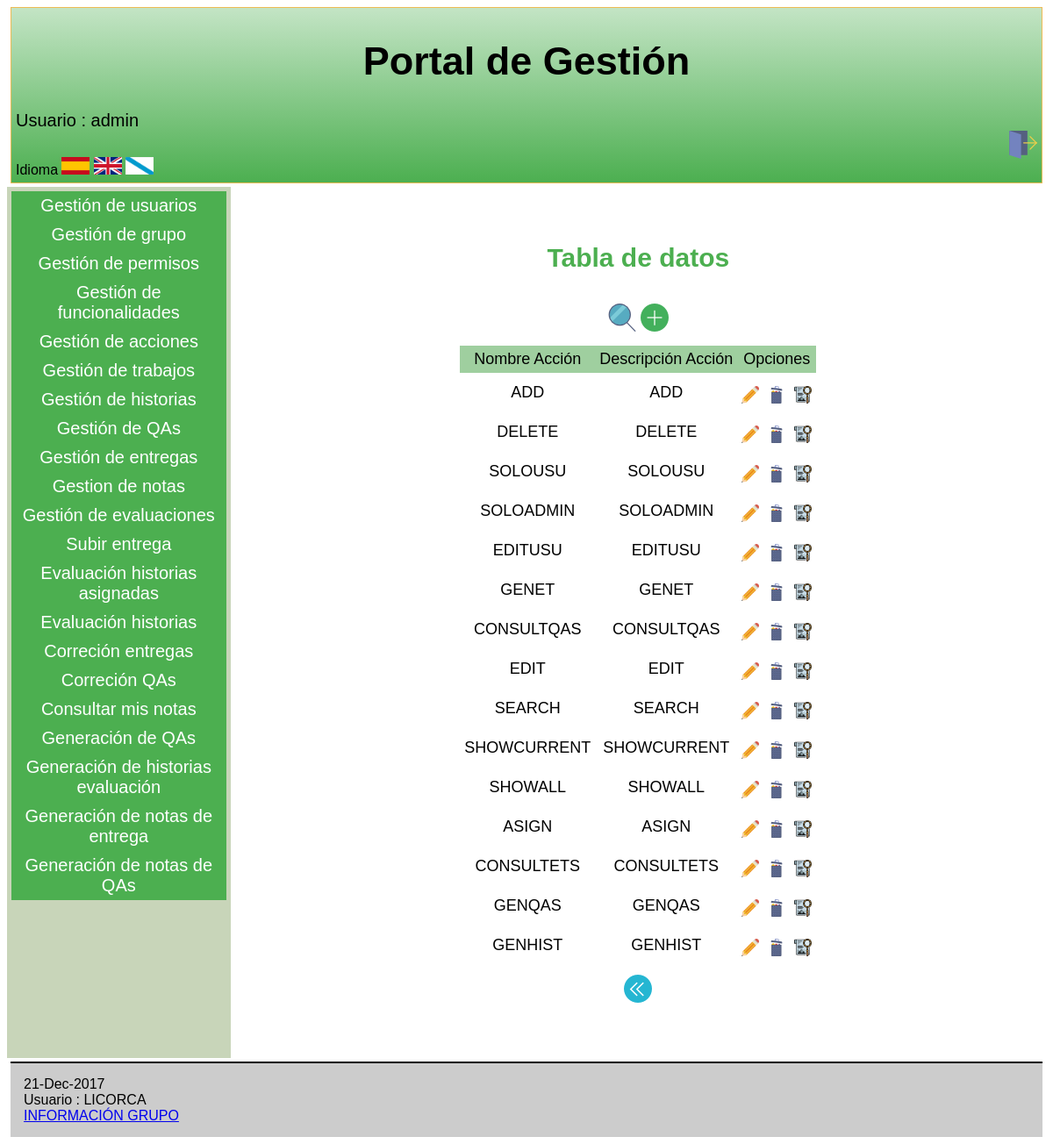
The page /Controllers/ACCION_CONTROLLER.php (signed in) on the database its author committed.
### tables this page shows
CREATE TABLE `ACCION` (
  `IdAccion` varchar(6) NOT NULL,
  `NombreAccion` varchar(60) NOT NULL,
  `DescripAccion` varchar(100) NOT NULL
);

### Controllers/ACCION_CONTROLLER.php (called while the page is built, shortened)
<?php
include '../Models/ACCION_MODEL.php';
include '../Views/ACCION/ACCION_SHOWALL_View.php';
switch ( $_REQUEST[ 'action' ] ) {
	default:
		$USUARIO = new USU_GRUPO(  $_SESSION[ 'login' ], '', '', '', '', '', '', '','');
		$ADMIN = $USUARIO->comprobarAdmin();
			if($ADMIN == true){
				if ( !$_POST ) {
			$ACCION = new ACCION( '', '', '');
		} else {
			$ACCION = get_data_form();
		}
		$datos = $ACCION->SEARCH();
		$lista = array('NombreAccion','DescripAccion');
		$PERMISO = $USUARIO->comprobarPermisos();
		new ACCION_SHOWALL( $lista, $datos,$PERMISO,true);
			}
}
?>

### Models/ACCION_MODEL.php (called while the page is built, shortened)
<?php
class ACCION{
    var $IdAccion;
    var $NombreAccion;
    var $DescripAccion;
    function __construct($IdAccion,$NombreAccion,$DescripAccion){
        $this->IdAccion=$IdAccion;
        $this->NombreAccion=$NombreAccion;
        $this->DescripAccion=$DescripAccion;
		      include_once '../Functions/BdAdmin.php';
		      $this->mysqli = ConectarBD();
    }
	function SEARCH() {
		$sql = "select IdAccion,
                        NombreAccion,
                        DescripAccion
       			from ACCION
    			where
    				(
					(BINARY IdAccion LIKE '%$this->IdAccion%') &&
                    (BINARY NombreAccion LIKE '%$this->NombreAccion%') &&
                    (BINARY DescripAccion LIKE '%$this->DescripAccion%')
    				)";
		if ( !( $resultado = $this->mysqli->query( $sql ) ) ) {
			return 'Error en la consulta sobre la base de datos';
		} else {
			return $resultado;
		}
	}
    }
?>

### Functions/BdAdmin.php (called while the page is built, shortened)
<?php
function ConectarBD()
	{
	    $mysqli = new mysqli("localhost", "userET3", "passET3", "IUET32017");
		return $mysqli;
	}
?>

### Views/ACCION/ACCION_SHOWALL_View.php (the view, shortened to what this page needs)
<?php
class ACCION_SHOWALL {
	function __construct( $lista, $datos, $PERMISO,$admin) {
		$this->lista = $lista;
		$this->datos = $datos;
		$this->PERMISO = $PERMISO;
		$this->admin = $admin;
		$this->render($this->lista,$this->datos,$this->PERMISO,$this->admin);
	}
	function render($lista,$datos,$PERMISO,$admin){
		$this->datos = $datos;
$ADD=false;
$EDIT=false;
$SEARCH=false;
$DELETE=false;
$SHOW=false;
	if($admin==true){
			    $ADD=true;
			    $DELETE=true;
			    $EDIT=true;
			    $SEARCH=true;
			    $SHOW=true;
	}
		include '../Views/Header.php';
?>
		<div class="seccion">
			<h2>
				<?php echo $strings['Tabla de datos'];?>
			</h2>
			<table>
				<caption style="margin-bottom:10px;">
					<form action='../Controllers/ACCION_CONTROLLER.php'>
<?php if($SEARCH==true){  ?>
						<button type="submit" name="action" value="SEARCH"><img src="../Views/icon/buscar.png" alt="BUSCAR" /></button>
<?php }
		if($ADD==true){  ?>
						<button type="submit" name="action" value="ADD"><img src="../Views/icon/añadir.png" alt="AÑADIR" /></button>
<?php } ?>
					</form>
				</caption>
				<tr>
<?php
					foreach ( $lista as $atributo ) {
?>
					<th>
						<?php echo $strings[$atributo]?>
					</th>
<?php
					}
   if($EDIT==true || $SHOW==true || $DELETE==true){
?>
					<th colspan="3" >
						<?php echo $strings['Opciones']?>
					</th>
<?php } ?>
				</tr>
<?php
				while ( $fila = mysqli_fetch_array( $this->datos ) ) {
?>
				<tr>
<?php
					foreach ( $lista as $atributo ) {
?>
					<td>
<?php
							echo $fila[ $atributo ];
?>
					</td>
<?php
					}
?>
					<td>
						<form action="../Controllers/ACCION_CONTROLLER.php" method="get" style="display:inline" >
                            <?php if($EDIT==true){  ?>
								<button type="submit" name="action" value="EDIT" ><img src="../Views/icon/modificar.png" alt="<?php echo $strings['Modificar']?>" width="20" height="20" /></button>
						    <?php } ?>
					<td>
							<?php if($DELETE==true){  ?>
								<button type="submit" name="action" value="DELETE" ><img src="../Views/icon/eliminar.png" alt="<?php echo $strings['Eliminar']?>" width="20" height="20" /></button>
							<?php } ?>
					<td>
							<?php if($SHOW==true){ ?>
								<button type="submit" name="action" value="SHOWCURRENT" ><img src="../Views/icon/verDetalles.png" alt="<?php echo $strings['Ver en detalle']?>" width="20" height="20"/></button>
							<?php } ?>
						</form>
				</tr>
<?php
				}
?>
			</table>
			<form action='../Controllers/ACCION_CONTROLLER.php' method="post">
				<button type="submit"><img src="../Views/icon/atras.png" alt="<?php echo $strings['Atras']?>" /></button>
			</form>
		</div>
<?php
		include '../Views/Footer.php';
		}
		}
?>

### Views/css/estilos.css (style rules this page uses)
body { font-family: Arial; background: white; }
h2 { text-align:center; font-size: 30px; color: #4CAF50; }
table { padding:1px; margin-top:0px; border-spacing:0px; font-family: Arial; font-size: 20px; border: 0px solid #000; margin: 0 auto ; text-align: left; }
th,td { padding: 5px; text-align: center; font-size: 18px; border: 0px solid #000; }
th { background-color: #9fcf9f; font-weight:normal; border: 0px solid #000; }
.seccion { padding:10px; padding-bottom: 30px; margin: 20px; text-align:center; }
button { background-color:white; border: none; margin-top: 10px; padding:0px; }

### rows shown on the page
accion: NombreAccion "ADD", DescripAccion "ADD"
accion: NombreAccion "DELETE", DescripAccion "DELETE"
accion: NombreAccion "SOLOUSU", DescripAccion "SOLOUSU"
accion: NombreAccion "SOLOADMIN", DescripAccion "SOLOADMIN"
accion: NombreAccion "EDITUSU", DescripAccion "EDITUSU"
accion: NombreAccion "GENET", DescripAccion "GENET"
accion: NombreAccion "CONSULTQAS", DescripAccion "CONSULTQAS"
accion: NombreAccion "EDIT", DescripAccion "EDIT"
accion: NombreAccion "SEARCH", DescripAccion "SEARCH"
accion: NombreAccion "SHOWCURRENT", DescripAccion "SHOWCURRENT"
accion: NombreAccion "SHOWALL", DescripAccion "SHOWALL"
accion: NombreAccion "ASIGN", DescripAccion "ASIGN"
accion: NombreAccion "CONSULTETS", DescripAccion "CONSULTETS"
accion: NombreAccion "GENQAS", DescripAccion "GENQAS"
accion: NombreAccion "GENHIST", DescripAccion "GENHIST"

### other values the page prints
$strings['Portal de Gestión'] "Portal de Gestión"
$strings['Usuario'] "Usuario"
$_SESSION['login'] "admin"
$strings['idioma'] "Idioma"
$strings['Gestion de usuarios'] "Gestión de usuarios"
$strings['Gestion de grupo'] "Gestión de grupo"
$strings['Gestión de permisos'] "Gestión de permisos"
$strings['Gestion de funcionalidades'] "Gestión de funcionalidades"
$strings['Gestion de acciones'] "Gestión de acciones"
$strings['Gestion de trabajos'] "Gestión de trabajos"
$strings['Gestion de historias'] "Gestión de historias"
$strings['Gestión de QAs'] "Gestión de QAs"
$strings['Gestion de entregas'] "Gestión de entregas"
$strings['Gestion de notas'] "Gestion de notas"
$strings['Gestion de evaluaciones'] "Gestión de evaluaciones"
